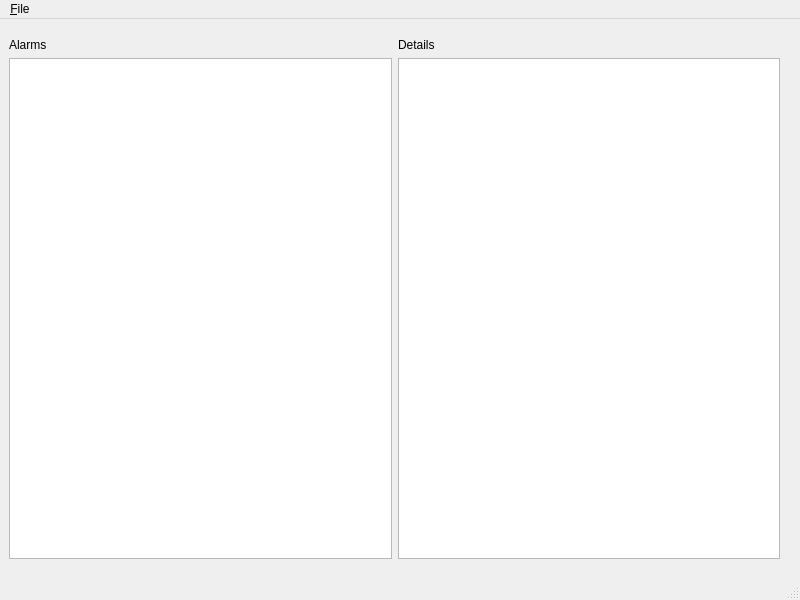
<?xml version="1.0" encoding="UTF-8"?>
<ui version="4.0">
 <class>AlarmGui</class>
 <widget class="QMainWindow" name="AlarmGui">
  <property name="geometry">
   <rect>
    <x>0</x>
    <y>0</y>
    <width>800</width>
    <height>600</height>
   </rect>
  </property>
  <property name="windowTitle">
   <string>IAS Alarm GUI</string>
  </property>
  <widget class="QWidget" name="centralwidget">
   <widget class="QWidget" name="horizontalLayoutWidget">
    <property name="geometry">
     <rect>
      <x>-1</x>
      <y>9</y>
      <width>791</width>
      <height>541</height>
     </rect>
    </property>
    <layout class="QHBoxLayout" name="horizontalLayout" stretch="50,50">
     <property name="sizeConstraint">
      <enum>QLayout::SetMinimumSize</enum>
     </property>
     <property name="leftMargin">
      <number>10</number>
     </property>
     <property name="topMargin">
      <number>10</number>
     </property>
     <property name="rightMargin">
      <number>10</number>
     </property>
     <property name="bottomMargin">
      <number>10</number>
     </property>
     <item>
      <layout class="QVBoxLayout" name="verticalLayout">
       <item>
        <widget class="QLabel" name="label">
         <property name="text">
          <string>Alarms</string>
         </property>
        </widget>
       </item>
       <item>
        <widget class="QTableView" name="tableView"/>
       </item>
      </layout>
     </item>
     <item>
      <layout class="QVBoxLayout" name="verticalLayout_2">
       <item>
        <widget class="QLabel" name="label_2">
         <property name="text">
          <string>Details</string>
         </property>
        </widget>
       </item>
       <item>
        <widget class="QListWidget" name="listWidget"/>
       </item>
      </layout>
     </item>
    </layout>
   </widget>
  </widget>
  <widget class="QMenuBar" name="menubar">
   <property name="geometry">
    <rect>
     <x>0</x>
     <y>0</y>
     <width>800</width>
     <height>22</height>
    </rect>
   </property>
   <property name="defaultUp">
    <bool>false</bool>
   </property>
   <property name="nativeMenuBar">
    <bool>true</bool>
   </property>
   <widget class="QMenu" name="menu_File">
    <property name="title">
     <string>&amp;File</string>
    </property>
    <addaction name="action_Connect"/>
    <addaction name="actionE_xit"/>
   </widget>
   <addaction name="menu_File"/>
  </widget>
  <widget class="QStatusBar" name="statusbar"/>
  <action name="action_Connect">
   <property name="text">
    <string>&amp;Connect...</string>
   </property>
   <property name="toolTip">
    <string>Connect to IAS</string>
   </property>
  </action>
  <action name="actionE_xit">
   <property name="text">
    <string>E&amp;xit</string>
   </property>
  </action>
 </widget>
 <resources/>
 <connections>
  <connection>
   <sender>actionE_xit</sender>
   <signal>triggered()</signal>
   <receiver>AlarmGui</receiver>
   <slot>close()</slot>
   <hints>
    <hint type="sourcelabel">
     <x>-1</x>
     <y>-1</y>
    </hint>
    <hint type="destinationlabel">
     <x>399</x>
     <y>299</y>
    </hint>
   </hints>
  </connection>
 </connections>
 <slots>
  <slot>on_ConnectDialog_finished()</slot>
 </slots>
</ui>
